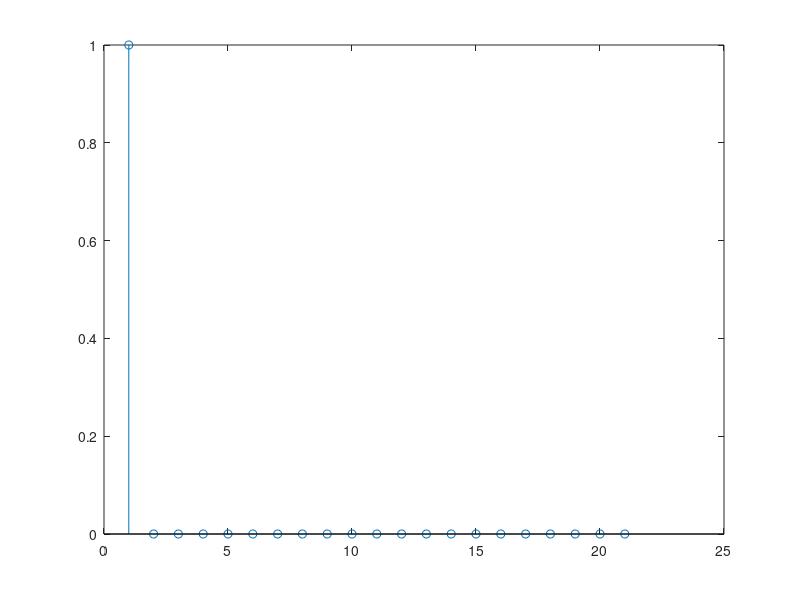

Reproduce this figure in MATLAB.
% plot the impluse wave 
clc
clear all
close all

for i=-10:10
    if i==0
        delta(i+1)=1;
    else
        delta(i+11)=0;
    end

    stem(delta);
end


% 
% for i=-10:10
%     if i>=0
%        Ramp(i+11)=i;
%     else
%         Ramp(i+11)=0;
%     end
% 
%     stem(Ramp);
% end
% 
% 
% 
% % plot the step wave 
% clc
% clear all
% close all
% 
% for i=-10:10
%     if i>=0
%        step(i+11)=1;
%     else
%         step(i+11)=0;
%     end
% 
%     stem(step);
% end
% 
% 
% 
% % plot the impluse wave 
% i=[-10:10]
% delta=(i==0);
% stem(delta);
% 
% 
% % plot the step wave 
% i=[-10:10]
% step=(i>=0);
% stem(step);
% 
% 
% f=4
% fs=200
% ts=1/fs
% t=0:ts:1;
% x=sin(2*pi*f*t)
% plot(x);
% figure
% stem(x);
